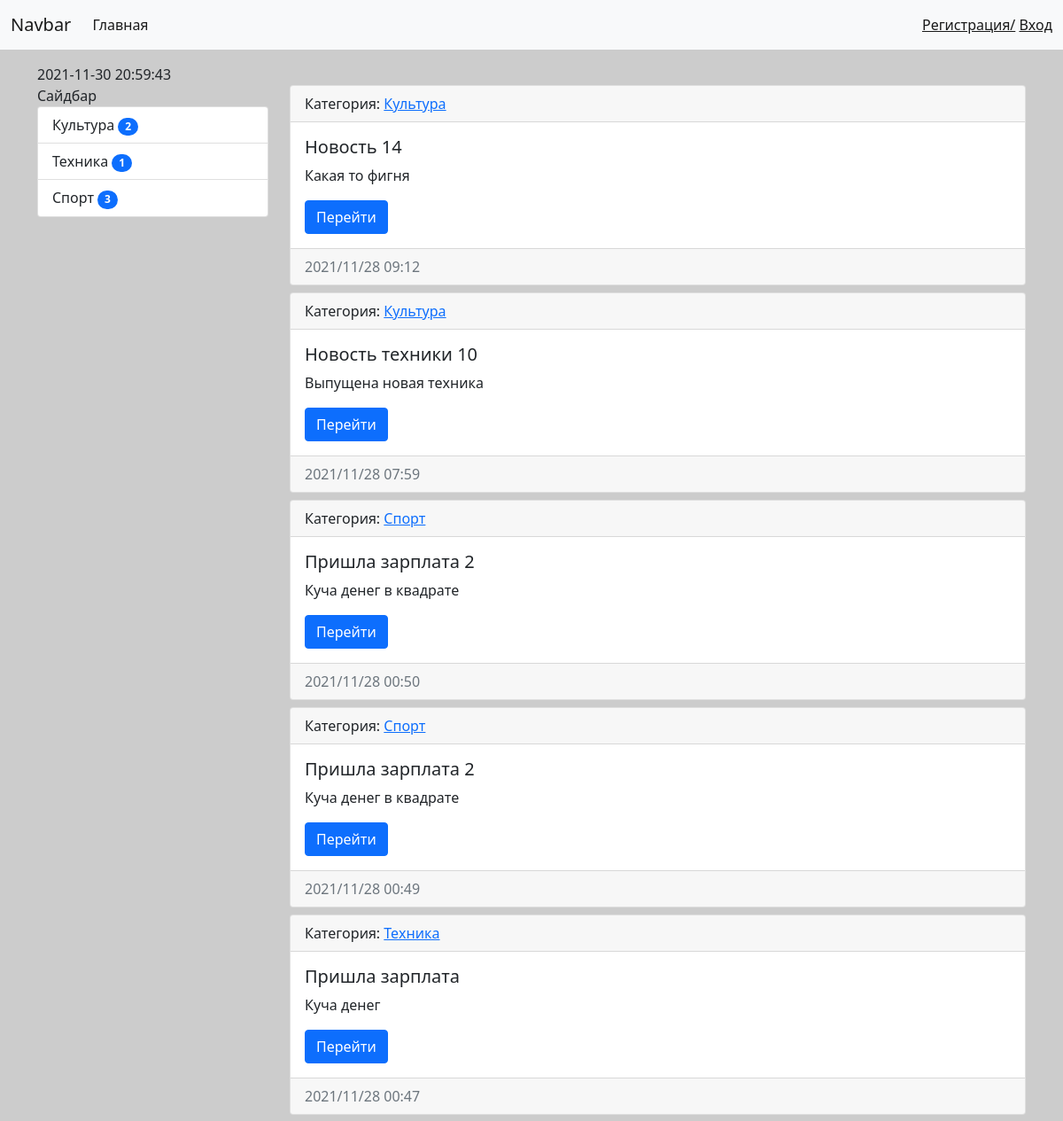
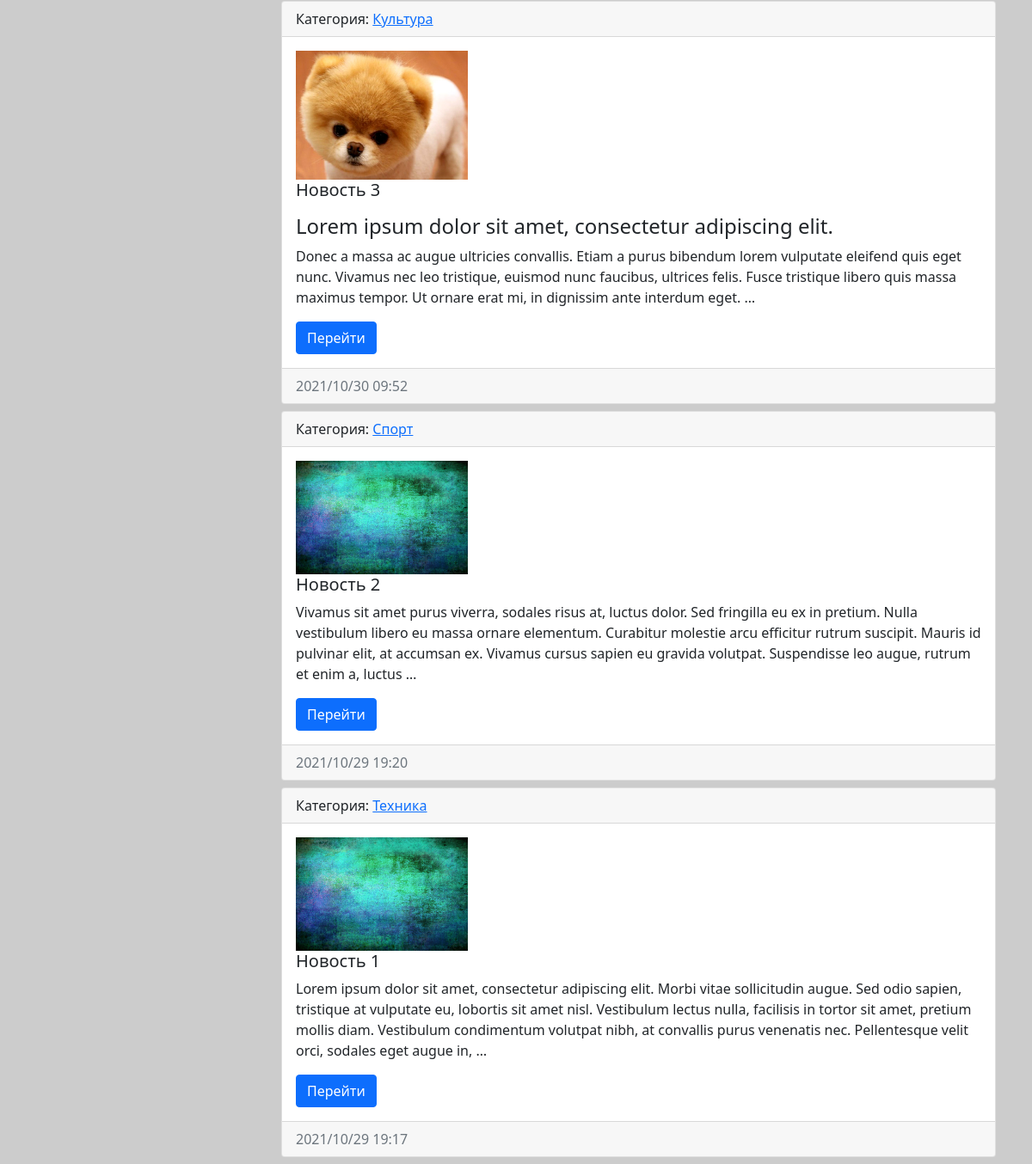
Page /test/ on the committed database (2 pictures, top to bottom).
### news/models.py (models this page shows, shortened)
class Category(models.Model):
    title = models.CharField(max_length=150, verbose_name='Наименование категории', db_index=True)
    def get_absolute_url(self):
        return reverse('category',kwargs={"category_id": self.pk})
    class Meta:
        verbose_name = "Категория"
        verbose_name_plural = "Категории"
        ordering = ['title']
    def __str__(self):
        return self.title

class News(models.Model):
    title = models.CharField(max_length=150, verbose_name="Заголовок")
    content = models.TextField(blank=True, verbose_name='Контент')
    created_at = models.DateTimeField(auto_now_add=True, verbose_name="Опубликовано")
    updated_at = models.DateTimeField(auto_now=True, verbose_name='Обновлено')
    photo = models.ImageField(upload_to='photos/%Y/%m/', verbose_name="Фото", blank=True)
    is_published = models.BooleanField(default=True, verbose_name='Опубликовано?')
    category = models.ForeignKey('Category', on_delete=models.PROTECT, null=True, verbose_name='Категория')
    views = models.IntegerField(default=0)
    def get_absolute_url(self):
        return reverse('view_news',kwargs={"pk": self.pk})
    class Meta:
        verbose_name = "Новость"
        verbose_name_plural = "Новости"
        ordering = ['-created_at']

### news/views.py (the view)
# urls.py: path('test/', views.test),
def test(request):
    news = News.objects.order_by('-created_at')
    title = "Новости"
    categories = Category.objects.all()
    return render(request, 'news/index2.html', {'news': news,
    "title": title,
    })

### news/templatetags/news_tags.py (called while the page is built)
@register.inclusion_tag('news/list_categories.html')
def show_categories(arg1="HELLO", arg2=505):
    categories = Category.objects.annotate(cnt=Count('news',filter=F('news__is_published'))).filter(cnt__gt=0)
    return {"categories": categories,
            "arg1":arg1,
            "arg2:":arg2
            }

### news/templates/news/index2.html (shortened to what this page needs)
{% extends 'base.html' %}
{% block sidebar  %}
{% include 'inc/_sidebar.html' %}
{% endblock %}
{% block content %}
  {%for item in news%}
    <div class="card mb-2 ">
        <div class="card-header">
         Категория: <a href="{{ item.category.get_absolute_url }}"> {{item.category}} </a>
        </div>
            <div class="card-body">
              <div class="media">
                {% if item.photo %}
                  <img src="{{ item.photo.url }}" alt="" width="200" class="mr-3">
                {%endif%}
                <div class="media-body">
                  <h5 class="card-title">{{item.title}}</h5>
                  {% autoescape off %}
                  <p class="card-text">{{item.content|truncatewords:50}}</p>
                  {% endautoescape %}
                    <a href="{{item.get_absolute_url}}" class="btn btn-primary ">Перейти</a>
                </div>
              </div>
            </div>
        <div class="card-footer text-muted">
          {{item.created_at|date:"Y/m/d H:i"}}
        </div>
    </div>
  {% endfor %}
{% endblock %}

### news/templates/news/list_categories.html
<div class="list-group mb-2">
    {{arg1}}
    {% for item in categories %}
      <a href="{{ item.get_absolute_url }}" class="list-group-item list-group-item-action">{{item.title}}
      <span class="badge bg-primary rounded-pill">{{item.cnt}}</span></a>
    {% endfor %}
</div>

### mysite/static/css/style.css (style rules this page uses)
body { background-color: #ccc; }

### rows in the picture
Category: title "Культура", cnt "2"
Category: title "Техника", cnt "1"
Category: title "Спорт", cnt "3"
News: category "Культура", title "Новость 14", content "Какая то фигня", created_at "2021/11/28 09:12"
News: category "Культура", title "Новость техники 10", content "Выпущена новая техника", created_at "2021/11/28 07:59"
News: category "Спорт", title "Пришла зарплата 2", content "Куча денег в квадрате", created_at "2021/11/28 00:50"
News: category "Спорт", title "Пришла зарплата 2", content "Куча денег в квадрате", created_at "2021/11/28 00:49"
News: category "Техника", title "Пришла зарплата", content "Куча денег", created_at "2021/11/28 00:47"
News: category "Культура", photo (picture), title "Новость 3", content "Lorem ipsum dolor sit amet, consectetur adipiscing elit. Donec a massa ac augue ultricies convallis. Etiam a purus bibendum lorem vulputate eleifend quis eget nunc. Vivamus nec leo tristique, euismod nunc faucibus, ultrices felis. Fusce tristique libero quis massa maximus tempor. Ut ornare erat mi, in dignissim ante interdum eget. …", created_at "2021/10/30 09:52"
News: category "Спорт", photo (picture), title "Новость 2", content "Vivamus sit amet purus viverra, sodales risus at, luctus dolor. Sed fringilla eu ex in pretium. Nulla vestibulum libero eu massa ornare elementum. Curabitur molestie arcu efficitur rutrum suscipit. Mauris id pulvinar elit, at accumsan ex. Vivamus cursus sapien eu gravida volutpat. Suspendisse leo augue, rutrum et enim a, luctus …", created_at "2021/10/29 19:20"
News: category "Техника", photo (picture), title "Новость 1", content "Lorem ipsum dolor sit amet, consectetur adipiscing elit. Morbi vitae sollicitudin augue. Sed odio sapien, tristique at vulputate eu, lobortis sit amet nisl. Vestibulum lectus nulla, facilisis in tortor sit amet, pretium mollis diam. Vestibulum condimentum volutpat nibh, at convallis purus venenatis nec. Pellentesque velit orci, sodales eget augue in, …", created_at "2021/10/29 19:17"

### other values in the picture
{{ arg1 }} "Сайдбар"
